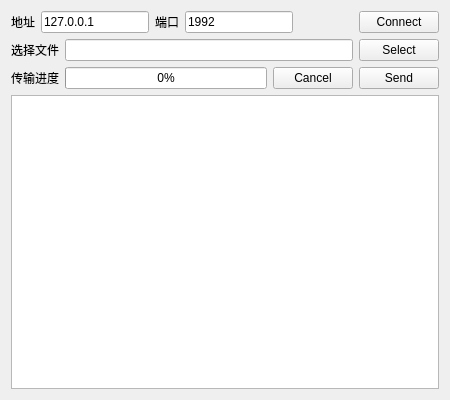
<?xml version="1.0" encoding="UTF-8"?>
<ui version="4.0">
 <class>ClientWidget</class>
 <widget class="QWidget" name="ClientWidget">
  <property name="geometry">
   <rect>
    <x>0</x>
    <y>0</y>
    <width>450</width>
    <height>400</height>
   </rect>
  </property>
  <property name="windowTitle">
   <string>Client &amp;&amp; Sender</string>
  </property>
  <layout class="QVBoxLayout" name="verticalLayout">
   <item>
    <layout class="QHBoxLayout" name="horizontalLayout">
     <item>
      <widget class="QLabel" name="label">
       <property name="text">
        <string>地址</string>
       </property>
      </widget>
     </item>
     <item>
      <widget class="QLineEdit" name="editAddress">
       <property name="text">
        <string>127.0.0.1</string>
       </property>
      </widget>
     </item>
     <item>
      <widget class="QLabel" name="label_2">
       <property name="text">
        <string>端口</string>
       </property>
      </widget>
     </item>
     <item>
      <widget class="QLineEdit" name="editPort">
       <property name="text">
        <string>1992</string>
       </property>
      </widget>
     </item>
     <item>
      <spacer name="horizontalSpacer">
       <property name="orientation">
        <enum>Qt::Horizontal</enum>
       </property>
       <property name="sizeHint" stdset="0">
        <size>
         <width>40</width>
         <height>20</height>
        </size>
       </property>
      </spacer>
     </item>
     <item>
      <widget class="QPushButton" name="btnConnect">
       <property name="text">
        <string>Connect</string>
       </property>
      </widget>
     </item>
    </layout>
   </item>
   <item>
    <layout class="QHBoxLayout" name="horizontalLayout_2">
     <item>
      <widget class="QLabel" name="label_3">
       <property name="text">
        <string>选择文件</string>
       </property>
      </widget>
     </item>
     <item>
      <widget class="QLineEdit" name="editPath"/>
     </item>
     <item>
      <widget class="QPushButton" name="btnSelect">
       <property name="text">
        <string>Select</string>
       </property>
      </widget>
     </item>
    </layout>
   </item>
   <item>
    <layout class="QHBoxLayout" name="horizontalLayout_3">
     <item>
      <widget class="QLabel" name="label_4">
       <property name="text">
        <string>传输进度</string>
       </property>
      </widget>
     </item>
     <item>
      <widget class="QProgressBar" name="progressBar">
       <property name="value">
        <number>0</number>
       </property>
       <property name="alignment">
        <set>Qt::AlignCenter</set>
       </property>
      </widget>
     </item>
     <item>
      <widget class="QPushButton" name="btnCancel">
       <property name="text">
        <string>Cancel</string>
       </property>
      </widget>
     </item>
     <item>
      <widget class="QPushButton" name="btnSend">
       <property name="text">
        <string>Send</string>
       </property>
      </widget>
     </item>
    </layout>
   </item>
   <item>
    <widget class="QTextEdit" name="textEdit"/>
   </item>
  </layout>
 </widget>
 <resources/>
 <connections/>
</ui>
